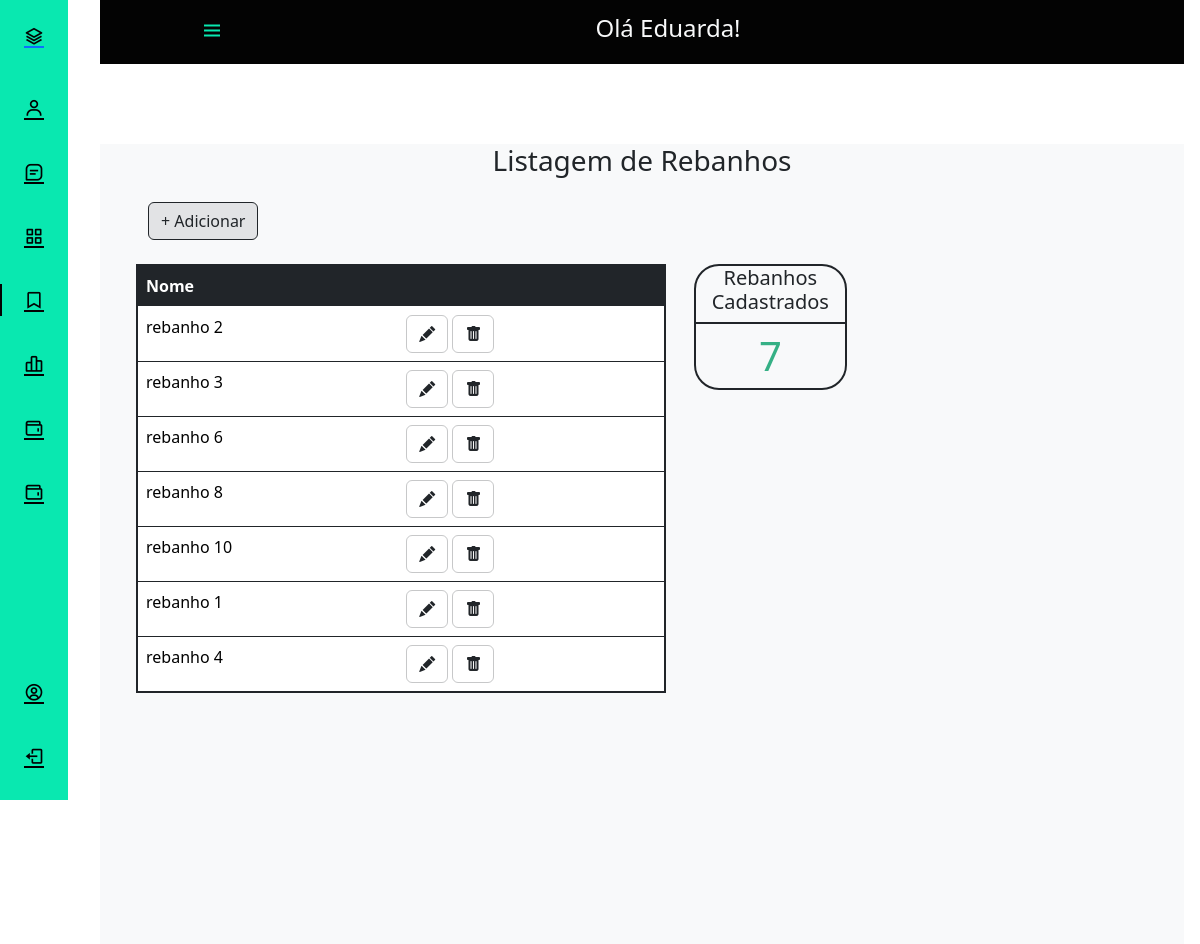
The app's page /dashboard/sidebar_rebanho.php (signed in) with its own data.
### tables this page shows
CREATE TABLE `usuario` (
  `idProdutor` int(11) NOT NULL,
  `Nome` varchar(80) NOT NULL,
  `Cpf` varchar(15) NOT NULL,
  `Telefone` varchar(15) DEFAULT NULL,
  `Endereco` text DEFAULT NULL,
  `Email` varchar(45) NOT NULL,
  `Senha` varchar(80) NOT NULL,
  `Rg` varchar(12) DEFAULT NULL,
  `Localidade` varchar(45) DEFAULT NULL,
  `Prop_rural` varchar(60) DEFAULT NULL,
  `Municipio` varchar(45) DEFAULT NULL,
  `Cep` char(10) DEFAULT NULL,
  `Nivel` int(11) NOT NULL
);

CREATE TABLE `rebanho` (
  `idRebanho` int(11) NOT NULL,
  `Nome` varchar(45) NOT NULL,
  `idProdutor` int(11) NOT NULL
);

### dashboard/sidebar_rebanho.php (the view, shortened to what this page needs)
<?php
require_once "../script/connection.php";
$id = $_SESSION["idProdutor"];
$sql_usuario = "SELECT * FROM usuario WHERE idProdutor = '$id'";
$result_usuario = $conn->query($sql_usuario);
if ($result_usuario->num_rows > 0) {
    while ($row_usuario = $result_usuario->fetch_assoc()) {
        $name_user = $row_usuario["Nome"];
        $nivel = $row_usuario["Nivel"];
    }
} else {
    header("Location: ../login/index.php");
}
$sql_conta = "SELECT COUNT(*) as num_rebanho FROM rebanho WHERE idProdutor ='$id'";
$result_conta = $conn->query($sql_conta);
$row_conta = $result_conta->fetch_assoc();
?>
<!DOCTYPE html>
<html lang="en">
<head>
    <link rel="stylesheet" href="sidebar.css">
    <link rel="stylesheet" href="https://cdn.jsdelivr.net/npm/bootstrap@5.0.0-beta1/dist/css/bootstrap.min.css">
    <link rel="stylesheet" href="https://cdn.jsdelivr.net/npm/boxicons@latest/css/boxicons.min.css">
    <link href="https://cdn.jsdelivr.net/npm/bootstrap@5.3.1/dist/css/bootstrap.min.css" rel="stylesheet">
    <link rel="stylesheet" href="https://cdn.jsdelivr.net/npm/bootstrap-icons@1.10.5/font/bootstrap-icons.css">
</head>
<body>
    <body id="body-pd">
        <header class="header" id="header">
            <div class="header_toggle"> <i class='bx bx-menu' id="header-toggle"></i> </div>
            <div>
                <h4 class="text-light">Olá <?php echo $name_user;  ?></h4>
            </div>
            <div class="header_img"><img src="https://www.promoview.com.br/uploads/images/unnamed%2819%29.png" alt=""> </div>
        </header>
        <div class="l-navbar" id="nav-bar">
            <nav class="nav">
                <div> <a href="sidebar.php" class="nav_logo"> <i class='bx bx-layer nav_logo-icon'></i> <span class="nav_logo-name">Administrativa</span> </a>
                    <div class="nav_list">
                        <?php if ($nivel >= 2) { ?>
                            <a href="sidebar_usuario.php" class="nav_link">
                                <i class='bx bx-user nav_icon'></i> <span class="nav_name">Usuários</span>
                            </a>
                        <?php } ?>
                        <a href="#" class="nav_link">
                            <i class='bx bx-message-square-detail nav_icon'></i>
                        </a>
                        <a href="sidebar_categoria.php" class="nav_link ">
                            <i class='bx bx-grid-alt nav_icon'></i>
                        </a>
                        <a href="sidebar_rebanho.php" class="nav_link active">
                            <i class='bx bx-bookmark nav_icon'></i>
                        </a>
                        <a href="sidebar_inventario.php" class="nav_link">
                            <i class='bx bx-bar-chart-alt-2 nav_icon'></i>
                        </a>
                        <a href="sidebar_estoque.php" class="nav_link">
                            <i class='bx bx-wallet nav_icon'></i>
                        </a>
                        <a href="sidebar_relatorio.php" class="nav_link">
                            <i class='bx bx-wallet nav_icon'></i>
                        </a>
                    </div>
                </div> <div>
                    <a href="form_edit_user.php?id=<?php echo $id; ?>" class="nav_link"> <i class='bx bx-user-circle nav_icon' ></i> <span class="nav_name">Editar Perfil</span> </a>
                    <a href="../script/logout.php" class="nav_link"> <i class='bx bx-log-out nav_icon'></i> <span class="nav_name">Sair</span> </a>
                </div>
            </nav>
        </div>
        <div class="height-100 bg-light" style="margin-top: 80px;">
            <h3 class="text-center">Listagem de Rebanhos</h3>
            <div class="ms-5">
                <button type="button" class="btn bg-secondary-subtle border border-dark mt-3 mb-4" data-bs-toggle="modal" data-bs-target="#exampleModal">
                    + Adicionar
                </button>
                <div class="row">
                    <table class="table w-50 col-4 border border-2 border-dark">
                        <thead class="table-dark">
                            <tr>
                                <th scope="col">Nome</th>
                                <th scope="col"></th>
                            </tr>
                        </thead>
                        <tbody>
                            <?php
                            $sql = "SELECT * FROM rebanho WHERE idProdutor = '$id'";
                            $result = $conn->query($sql);
                            if ($result->num_rows > 0) {
                                while ($row = $result->fetch_assoc()) {
                            ?>
                                    <tr>
                                        <td><?php echo $row["Nome"]; ?></td>
                                        <td>
                                            <a href='form_edit_rebanho.php?id=<?php echo $row["idRebanho"]; ?>' class='btn border border-dark border-opacity-25 '><i class="bi bi-pencil-fill"></i></a>
                                            <button onclick='AlertDeletRebanho(<?php echo $row["idRebanho"]; ?>)' class='btn border border-dark border-opacity-25'><i class="bi bi-trash-fill"></i></button>
                                        </td>
                                    </tr>
                            <?php
                                }
                            }else{
                            }
                            ?>
                        </tbody>
                    </table>
                        <div class="col-2 ms-3">
                            <div class=" border border-dark border-2" style="border-radius: 25px;">
                                <h5 class="text-center border-bottom border-dark border-2 pb-2">Rebanhos Cadastrados</h5>
                                <h1 class="text-center" style="color: #35b085;"><?php echo $row_conta["num_rebanho"]; ?></h1>
                            </div>
                        </div>
                </div>
            </div>
        </div>
    </body>
</html>

### dashboard/sidebar.css (style rules this page uses)
:root { --header-height: 3rem; --nav-width: 68px; --first-color: #09e8b0; --first-color-light: #000000; --white-color: rgb(3, 3, 3); --body-font: 'Nunito', sans-serif; --normal-font-size: 1rem; --z-fixed: 100 }
*,::before,::after { box-sizing: border-box }
body { position: relative; margin: var(--header-height) 0 0 0; padding: 0 1rem; font-family: var(--body-font); font-size: var(--normal-font-size); transition: .5s; }
a { text-decoration: none }
.header { width: 100%; height: var(--header-height); position: relative; top: 0; left: 0; display: flex; align-items: center; justify-content: space-between; padding: 0 1rem; background-color: var(--white-color); z-index: var(--z-fixed); transition: .5s }
.header_toggle { color: var(--first-color); font-size: 1.5rem; cursor: pointer }
.header_img { width: 35px; height: 35px; display: flex; justify-content: center; border-radius: 50%; overflow: hidden }
.header_img img { width: 40px }
.l-navbar { position: fixed; top: 0; left: -30%; width: var(--nav-width); height: 100vh; background-color: var(--first-color); padding: .5rem 1rem 0 0; transition: .5s; z-index: var(--z-fixed) }
.nav { height: 100%; display: flex; flex-direction: column; justify-content: space-between; overflow: hidden }
.nav_logo, .nav_link { display: grid; grid-template-columns: max-content max-content; align-items: center; column-gap: 1rem; padding: .5rem 0 .5rem 1.5rem }
.nav_logo { margin-bottom: 2rem }
.nav_logo-icon { font-size: 1.25rem; color: var(--white-color) }
.nav_link { position: relative; color: var(--first-color-light); margin-bottom: 1.5rem; transition: .3s }
.nav_icon { font-size: 1.25rem }
.active { color: var(--white-color) }
.active::before { content: ''; position: absolute; left: 0; width: 2px; height: 32px; background-color: var(--white-color) }
.height-100 { height:100vh }
@media screen and (min-width: 768px) { body { margin: calc(var(--header-height) + 1rem) 0 0 0; padding-left: calc(var(--nav-width) + 2rem) } }
@media screen and (min-width: 768px) { .header { height: calc(var(--header-height) + 1rem); padding: 0 2rem 0 calc(var(--nav-width) + 2rem) } }
@media screen and (min-width: 768px) { .header_img { width: 40px; height: 40px } }
@media screen and (min-width: 768px) { .header_img img { width: 45px } }
@media screen and (min-width: 768px) { .l-navbar { left: 0; padding: 1rem 1rem 0 0 } }

### records on screen
usuario: Nome "Eduarda!"
rebanho: Nome "rebanho 2"
rebanho: Nome "rebanho 3"
rebanho: Nome "rebanho 6"
rebanho: Nome "rebanho 8"
rebanho: Nome "rebanho 10"
rebanho: Nome "rebanho 1"
rebanho: Nome "rebanho 4"

### other values on screen
$row_conta["num_rebanho"] "7"
